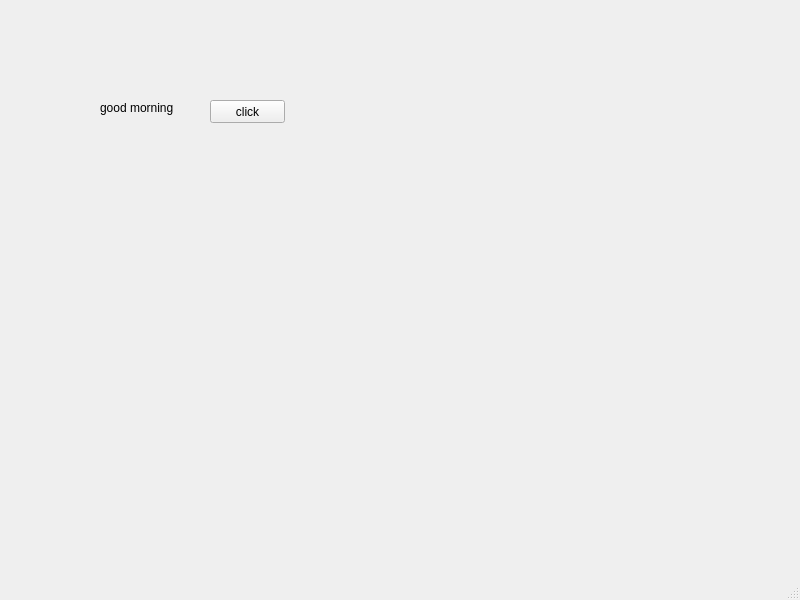
<?xml version="1.0" encoding="UTF-8"?>
<ui version="4.0">
 <class>MainWindow</class>
 <widget class="QMainWindow" name="MainWindow">
  <property name="geometry">
   <rect>
    <x>0</x>
    <y>0</y>
    <width>800</width>
    <height>600</height>
   </rect>
  </property>
  <property name="windowTitle">
   <string>MainWindow</string>
  </property>
  <widget class="QWidget" name="centralwidget">
   <widget class="QLabel" name="lbl">
    <property name="geometry">
     <rect>
      <x>100</x>
      <y>100</y>
      <width>91</width>
      <height>16</height>
     </rect>
    </property>
    <property name="text">
     <string>good morning</string>
    </property>
   </widget>
   <widget class="QPushButton" name="pb">
    <property name="geometry">
     <rect>
      <x>210</x>
      <y>100</y>
      <width>75</width>
      <height>23</height>
     </rect>
    </property>
    <property name="text">
     <string>click</string>
    </property>
   </widget>
  </widget>
  <widget class="QMenuBar" name="menubar">
   <property name="geometry">
    <rect>
     <x>0</x>
     <y>0</y>
     <width>800</width>
     <height>21</height>
    </rect>
   </property>
  </widget>
  <widget class="QStatusBar" name="statusbar"/>
 </widget>
 <resources/>
 <connections/>
</ui>
